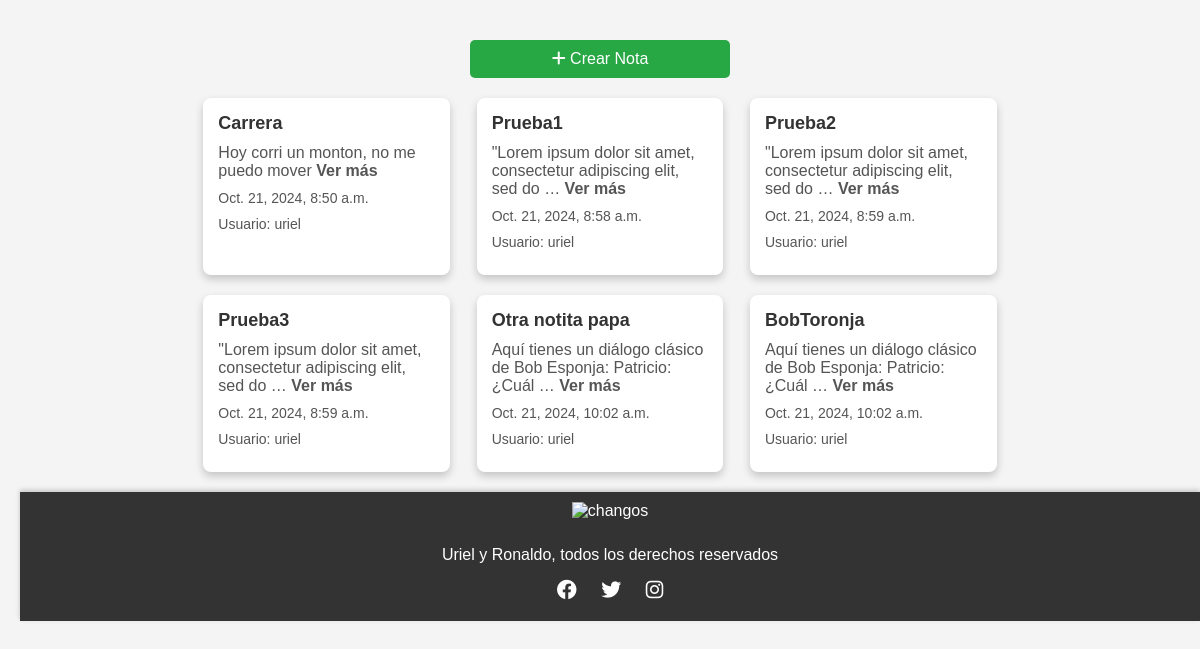
Page /notes/ on the earlier database version.
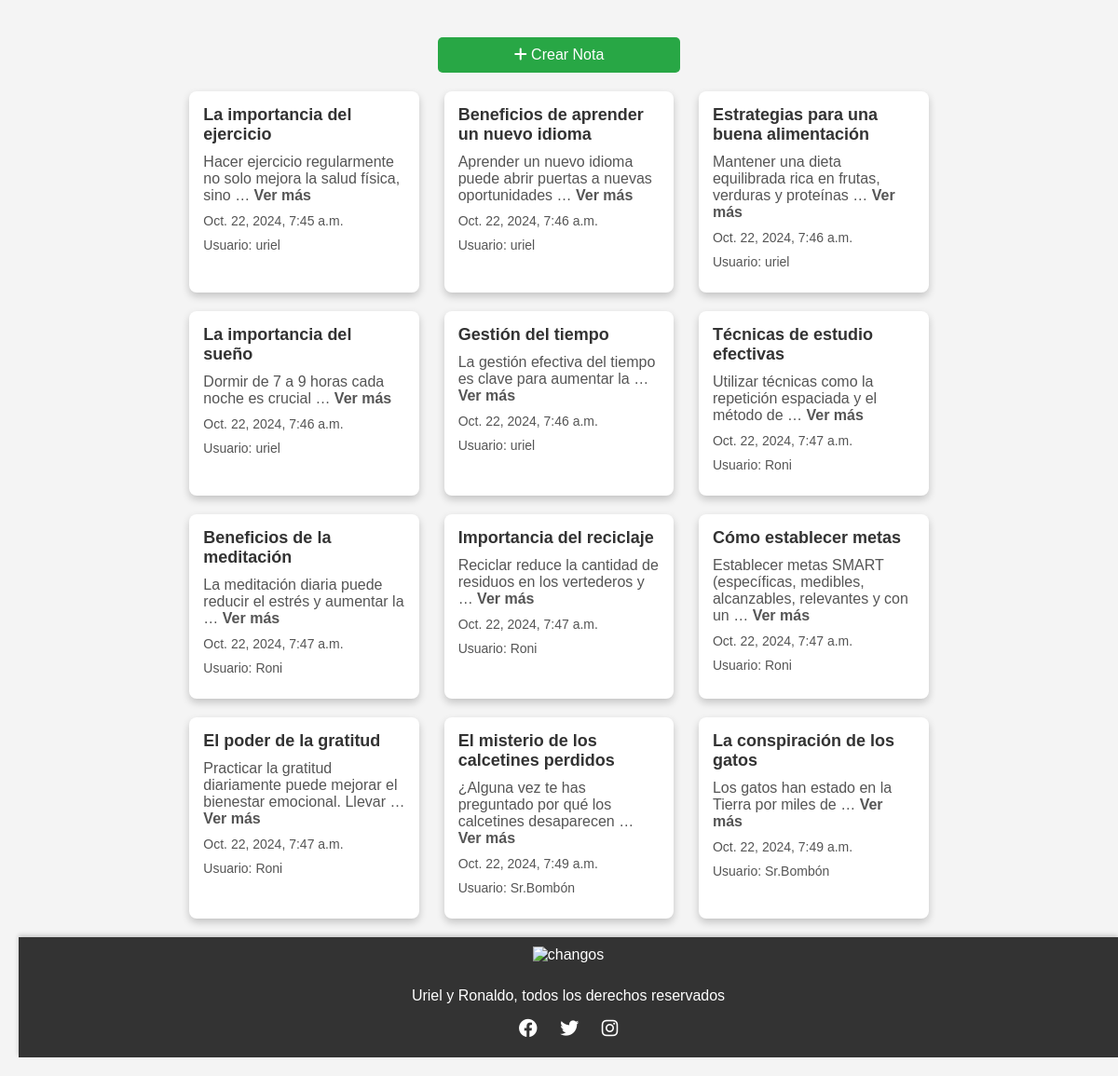
Same page on the later database version.
### notes_UrielRonaldoMendozaNuñez/models.py (models this page shows, shortened)
class Note(models.Model):
    user = models.ForeignKey(User, on_delete=models.CASCADE, related_name='notes')
    title_note = models.CharField(max_length=50)
    content_note = models.CharField(max_length=500)
    creation_date_note = models.DateTimeField("Fecha de creación de la nota", auto_now_add=True)

### notes_UrielRonaldoMendozaNuñez/views.py (the view)
# urls.py: path('', views.list, name='list'),
def list (request):
    lista_de_notas = Note.objects.order_by("creation_date_note")
    context = {
        "lista_de_notas": lista_de_notas,
    }
    return render(request, "notes_UrielRonaldoMendozaNuñez/list_MendozaNuñez.html", context)

### notes_UrielRonaldoMendozaNuñez/templates/notes_UrielRonaldoMendozaNuñez/list_MendozaNuñez.html (shortened to what this page needs)
<link rel="stylesheet" href="https://cdnjs.cloudflare.com/ajax/libs/font-awesome/6.0.0-beta3/css/all.min.css">
</head>
<body>
<div class="container">
    <a href="{% url 'notes:create' %}" class="create-button">
        <i class="fas fa-plus"></i> Crear Nota
    </a>
</div>
<div class="container">
    {% if lista_de_notas %}
        {% for note in lista_de_notas %}
            <div class="card">
                <a href="{% url 'notes:detail' note.id %}" style="text-decoration: none;">
                    <h3>{{ note.title_note }}</h3>
                    <p>{{ note.content_note|truncatewords:10 }} <strong>Ver más</strong></p>
                    <p class="creation-date">{{ note.creation_date_note }}</p>
                    <p class="user-note">Usuario: {{ note.user.username }}</p>
                </a>
            </div>
        {% endfor %}
    {% else %}
        <p class="no-notes">No hay notas disponibles.</p>
    {% endif %}
</div>
<footer>
    <img src="https://media.tenor.com/Y7wZjkZx1ksAAAAj/monkey-thinking-meme-monkey-thinking-sticker.gif" alt="changos" class="footer-logo">
    <div>
        <p>Uriel y Ronaldo, todos los derechos reservados</p>
    </div>
    <div class="social-icons">
        <a href="#" class="fab fa-facebook"></a>
        <a href="#" class="fab fa-twitter"></a>
        <a href="#" class="fab fa-instagram"></a>
    </div>
</footer>
</body>
</html>

### notes_UrielRonaldoMendozaNuñez/templates/notes_UrielRonaldoMendozaNuñez/list_MendozaNuñez.html (style rules this page uses)
body { font-family: Arial, sans-serif; background-color: #f4f4f4; margin: 0; padding: 20px; }
.container { max-width: 800px; margin: auto; display: flex; flex-wrap: wrap; gap: 20px; justify-content: center; }
.card { background: white; border-radius: 8px; box-shadow: 0 4px 8px rgba(0, 0, 0, 0.2); padding: 15px; width: calc(33.33% - 20px); box-sizing: border-box; transition: transform 0.3s; text-decoration: none; color: inherit; display: flex; flex-direction: column; justify-content: space-between; min-height: 150px; margin: 0 auto; }
.card h3 { margin: 0 0 10px; font-size: 18px; color: #333; }
.card p { margin: 0 0 10px; color: #555; }
.creation-date, .user-note { margin-top: auto; font-size: 14px; color: #888; }
.create-button { display: block; margin: 20px auto; padding: 10px 20px; background-color: #28a745; color: white; text-decoration: none; text-align: center; border-radius: 5px; transition: background-color 0.3s; width: 220px; }
footer { background-color: #333; color: white; text-align: center; padding: 10px; margin-top: 20px; position: relative; bottom: 0; width: 100%; box-shadow: 0 -2px 5px rgba(0, 0, 0, 0.2); }
.footer-logo { max-width: 100px; margin-bottom: 10px; }
.social-icons { margin: 10px 0; }
.social-icons a { margin: 0 10px; color: white; text-decoration: none; font-size: 20px; }

Differences in the rows shown:
removed Note: title_note "Carrera", content_note "Hoy corri un monton, no me puedo mover", creation_date_note "Oct. 21, 2024, 8:50 a.m.", user.username "uriel"
removed Note: title_note "Prueba1", content_note "\"Lorem ipsum dolor sit amet, consectetur adipiscing elit, sed do …", creation_date_note "Oct. 21, 2024, 8:58 a.m.", user.username "uriel"
removed Note: title_note "Prueba2", content_note "\"Lorem ipsum dolor sit amet, consectetur adipiscing elit, sed do …", creation_date_note "Oct. 21, 2024, 8:59 a.m.", user.username "uriel"
removed Note: title_note "Prueba3", content_note "\"Lorem ipsum dolor sit amet, consectetur adipiscing elit, sed do …", creation_date_note "Oct. 21, 2024, 8:59 a.m.", user.username "uriel"
removed Note: title_note "Otra notita papa", content_note "Aquí tienes un diálogo clásico de Bob Esponja: Patricio: ¿Cuál …", creation_date_note "Oct. 21, 2024, 10:02 a.m.", user.username "uriel"
removed Note: title_note "BobToronja", content_note "Aquí tienes un diálogo clásico de Bob Esponja: Patricio: ¿Cuál …", creation_date_note "Oct. 21, 2024, 10:02 a.m.", user.username "uriel"
added Note: title_note "La importancia del ejercicio", content_note "Hacer ejercicio regularmente no solo mejora la salud física, sino …", creation_date_note "Oct. 22, 2024, 7:45 a.m.", user.username "uriel"
added Note: title_note "Beneficios de aprender un nuevo idioma", content_note "Aprender un nuevo idioma puede abrir puertas a nuevas oportunidades …", creation_date_note "Oct. 22, 2024, 7:46 a.m.", user.username "uriel"
added Note: title_note "Estrategias para una buena alimentación", content_note "Mantener una dieta equilibrada rica en frutas, verduras y proteínas …", creation_date_note "Oct. 22, 2024, 7:46 a.m.", user.username "uriel"
added Note: title_note "La importancia del sueño", content_note "Dormir de 7 a 9 horas cada noche es crucial …", creation_date_note "Oct. 22, 2024, 7:46 a.m.", user.username "uriel"
added Note: title_note "Gestión del tiempo", content_note "La gestión efectiva del tiempo es clave para aumentar la …", creation_date_note "Oct. 22, 2024, 7:46 a.m.", user.username "uriel"
added Note: title_note "Técnicas de estudio efectivas", content_note "Utilizar técnicas como la repetición espaciada y el método de …", creation_date_note "Oct. 22, 2024, 7:47 a.m.", user.username "Roni"
added Note: title_note "Beneficios de la meditación", content_note "La meditación diaria puede reducir el estrés y aumentar la …", creation_date_note "Oct. 22, 2024, 7:47 a.m.", user.username "Roni"
added Note: title_note "Importancia del reciclaje", content_note "Reciclar reduce la cantidad de residuos en los vertederos y …", creation_date_note "Oct. 22, 2024, 7:47 a.m.", user.username "Roni"
added Note: title_note "Cómo establecer metas", content_note "Establecer metas SMART (específicas, medibles, alcanzables, relevantes y con un …", creation_date_note "Oct. 22, 2024, 7:47 a.m.", user.username "Roni"
added Note: title_note "El poder de la gratitud", content_note "Practicar la gratitud diariamente puede mejorar el bienestar emocional. Llevar …", creation_date_note "Oct. 22, 2024, 7:47 a.m.", user.username "Roni"
added Note: title_note "El misterio de los calcetines perdidos", content_note "¿Alguna vez te has preguntado por qué los calcetines desaparecen …", creation_date_note "Oct. 22, 2024, 7:49 a.m.", user.username "Sr.Bombón"
added Note: title_note "La conspiración de los gatos", content_note "Los gatos han estado en la Tierra por miles de …", creation_date_note "Oct. 22, 2024, 7:49 a.m.", user.username "Sr.Bombón"
